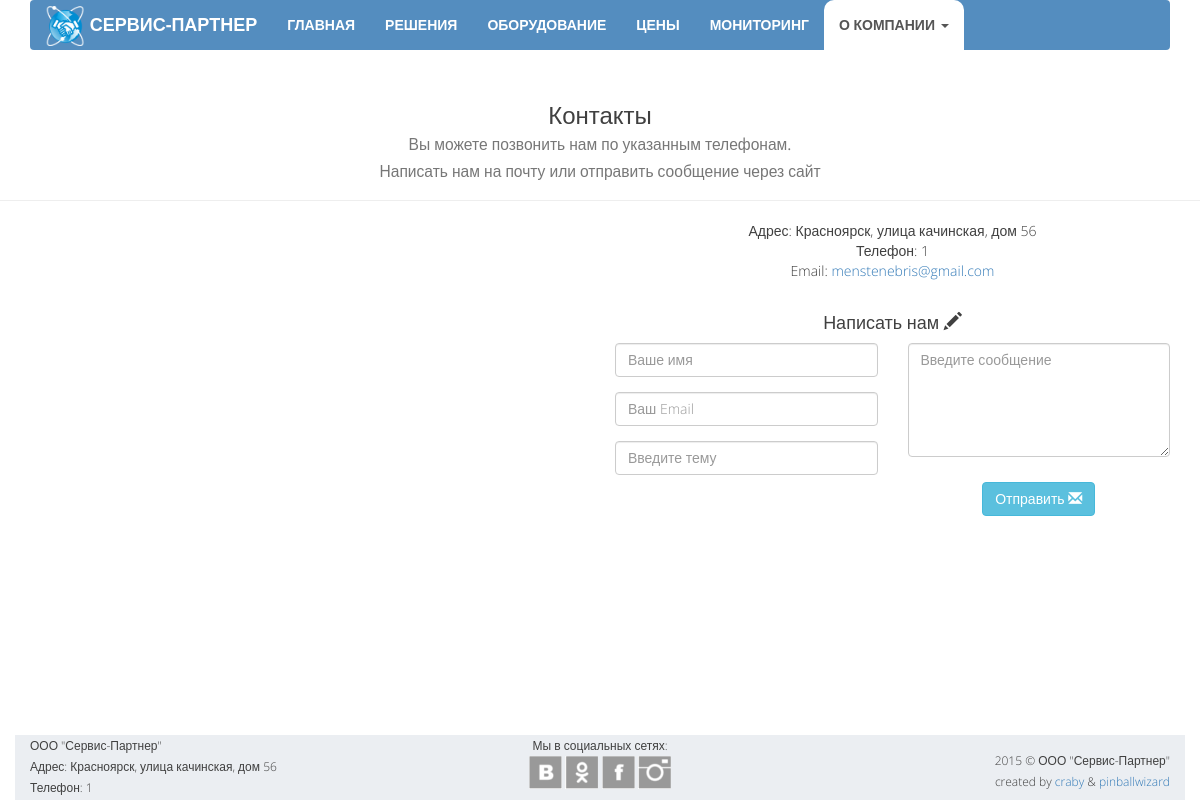
The app's page /contacts, older data.
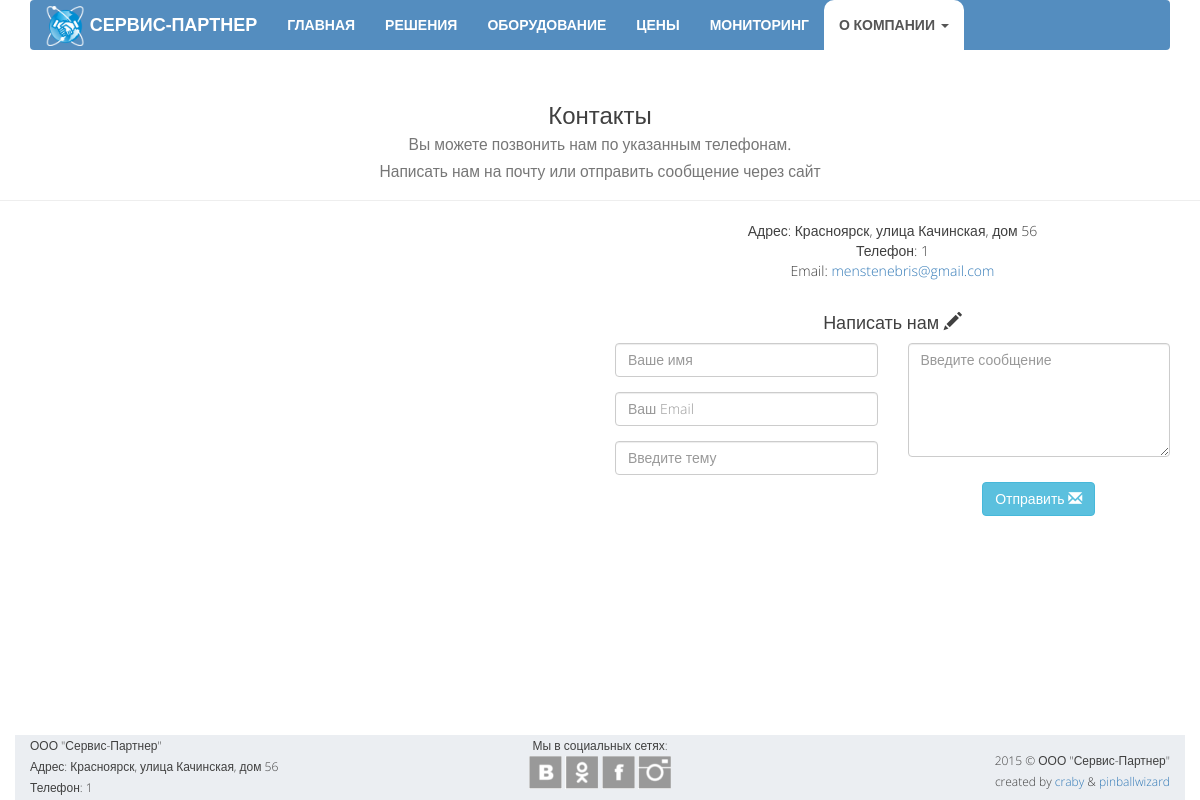
The same page, newer data.
### opensky/models.py (models this page shows, shortened)
class Office(models.Model):
    MAP_CHOICES = (
        ('yandex#map', 'Схема'),
        ('yandex#satellite', 'Спутник'),
        ('yandex#hybrid', 'Гибрид'),
        ('yandex#publicMap', 'Народная'),
        ('yandex#publicMapHybrid', 'Народная+Гибрид'),
    )
    address = models.CharField("Контактный адресс", max_length=100, blank=True)
    email = models.EmailField("Контактная почта", max_length=50, blank=True)
    phone1 = models.CharField("Телефон офиса", max_length=15, blank=True)
    phone2 = models.CharField("Телефон техподдержки", max_length=15, blank=True)
    latitude = models.CharField("Широта", max_length=10)
    longitude = models.CharField("Долгота", max_length=10)
    maptype = models.CharField("Тип карты", max_length=30, choices=MAP_CHOICES, default='yandex#map')

### opensky/views.py (the view, shortened to what this page needs)
# urls.py: url(r'^contacts', views.contacts, name='contacts'),
def contacts(request):
    office = Office.objects.get(pk=1)
    office_mail = office.email
    server_mail = 'ooo.service-partner@yandex.ru'
    data = {
        'office': office,
        'widgets': SocialWidget.objects.all(),
        'form': MailForm(),
        'thank': False,
        'color': {},
    }
    return render(request, 'opensky/contacts.html', data)

### opensky/views.py (shortened to what this page needs)
class MailForm(forms.ModelForm):
    color = {}
    class Meta:
        model = Mail
        fields = ['sender', 'email', 'subject', 'message']
        localized_fields = ('__all__',)
        widgets = {
            'sender': forms.TextInput(attrs={
                'placeholder': 'Ваше имя',
                'type': 'text',
                'class': 'form-control',
            }),
            'email': forms.EmailInput(attrs={
                'placeholder': 'Ваш Email',
                'type': 'email',
                'class': 'form-control',
            }),
            'subject': forms.TextInput(attrs={
                'placeholder': 'Введите тему',
                'type': 'text',
                'class': 'form-control',
            }),
            'message': forms.Textarea(attrs={
                'placeholder': 'Введите сообщение',
                'type':'text',
                'class': 'form-control',
                'rows': 5,
            }),
        }

### opensky/templates/opensky/contacts.html (shortened to what this page needs)
{% extends "opensky/template.html" %}
{% block body %}
    <div class="page-header text-center">
        <h3>Контакты <br>
            <small>Вы можете позвонить нам по указанным телефонам.<br>
                Написать нам на почту или отправить сообщение через сайт</small></h3>
    </div>
    <div class="container">
        <div class="row">
            <div class="col-md-6">
                <div id="map" data-maptype="{{ office.maptype }}" data-latitude="{{ office.latitude }}" data-longitude="{{ office.longitude }}" style="width:100%; height:400px"></div>
            </div>
            <div class="col-md-6 text-center">
                <address>
                    Адрес: {{ office.address }}<br/>
                    Телефон: {{ office.phone1 }}<br/>
                    Email: {{ office.email|urlize }}
                </address>
                <div class="row">
                    <form action="{% url 'contacts' %}" role="form" method="post">
                        <h4>Написать нам <span class="glyphicon glyphicon-pencil"></span></h4>
                        <div class="col-md-6">
                            <div class="form-group {{ color.sender }} fieldWrapper">
                                {{ form.sender }}
                            </div>
                            <div class="form-group {{ color.email }} fieldWrapper">
                                {{ form.email }}
                            </div>
                            <div class="form-group {{ color.subject }} fieldWrapper">
                                {{ form.subject }}
                            </div>
                        </div>
                        <div class="col-md-6">
                            <div class="form-group {{ color.message }} fieldWrapper">
                                {{ form.message }}
                            </div>
                        </div>
                        <button class="btn btn-info btn-primary btn-md contact-btn" type="submit">Отправить
                            <span class="glyphicon glyphicon-envelope" aria-hidden="true"></span>
                        </button>
                    </form>
                </div>
            </div>
        </div>
    </div>
{% endblock %}

### opensky/templates/opensky/template.html (shortened to what this page needs)
<!DOCTYPE html>
<html>
<head lang="en">
    {% load staticfiles %}
    <link rel="stylesheet" href="https://maxcdn.bootstrapcdn.com/bootstrap/3.3.4/css/bootstrap.min.css">
    <link href="{% static 'opensky/style/mystyle.css' %}" rel="stylesheet">
</head>
<body>
    {% block header %}
    <header class="header">
        <div class="container">
            <nav class="navbar navbar-default">
                <div class="navbar-header hidden-sm">
                    <a class="navbar-brand" href="{% url 'home' %}">
                        <img src="{% static 'opensky/images/logo-small.png' %}" height="40px" width="40px">
                        <span class="hidden-md">СЕРВИС-ПАРТНЕР</span>
                    </a>
                </div>
                <div class="collapse navbar-collapse" id="myNavbar">
                    <ul class="mynav nav navbar-nav">
                        <li><a href="{% url 'home' %}">ГЛАВНАЯ</a></li>
                        <li><a href="{% url 'features' %}">РЕШЕНИЯ</a></li>
                        <li><a href="{% url 'equipment' %}">ОБОРУДОВАНИЕ</a></li>
                        <li><a href="{% url 'pricing' %}">ЦЕНЫ</a></li>
                        <li><a href="{% url 'services' %}">МОНИТОРИНГ</a></li>
                        <li class="dropdown text-nowrap">
                            <a class="dropdown-toggle" data-toggle="dropdown" id="menu1" href="#">
                                О КОМПАНИИ
                                <span class="caret"></span>
                            </a>
                        </li>
                    </ul>
                </div>
            </nav>
        </div>
    </header>
    {% endblock header %}
    {% block body %}
    {% endblock body %}
    <footer class="footer">
        <div class="container">
            <div class="row">
                <div class="col-md-4 hidden-xs hidden-sm">
                    ООО "Сервис-Партнер"<br>
                    Адрес: {{ office.address }}<br>
                    Телефон: {{ office.phone1 }}
                </div>
                <div class="col-md-4 col-xs-6 text-center">
                    Мы в социальных сетях:<br>
                    {% for widget in widgets %}
                        <a href="{{ widget.url }}"><div class="s-l {{ widget.name }}"></div></a>
                    {% endfor %}
                </div>
                <div class="col-md-4 col-xs-6 text-right">
                    <span>2015 © ООО "Сервис-Партнер"<br> created by
                        <a href="https://github.com/craby-c">craby</a> &
                        <a href="https://github.com/pinballwizard">pinballwizard</a>
                    </span>
                </div>
            </div>
        </div>
    </footer>
</body>
</html>

Row changes from the older to the newer data that the page shows:
changed Office "menstenebris@gmail.com": address "Красноярск, улица качинская, дом 56" → "Красноярск, улица Качинская, дом 56"
